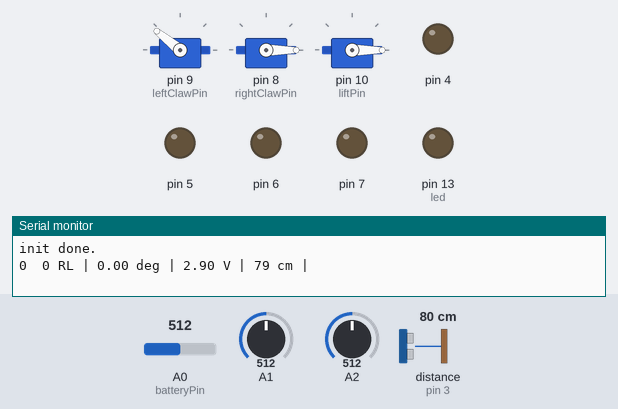
Simulated run of this sketch. Board: Arduino Uno, built with avr-gcc and run on an emulated ATmega328P. Shown: 3 × servo, output pins drawn as LEDs (lit = HIGH), the last lines printed to the serial monitor. Wiring (inferred from the names in the program): ultrasonic range finder: trigger pin 11; echo pin 3. Inputs (shaded band) come from the test bench; at power-on: distance to the obstacle (sensor on pin 3) 80 cm, A0 (batteryPin) = 512, A1 = 512, A2 = 512. The echo pulse lasts 58.3 µs per cm; pins used as bus, display or sensor lines are not drawn.

Above: at 1.2 s.
1.3 s: distance to the obstacle (sensor on pin 3) set to 2 cm
At 2.11 s:
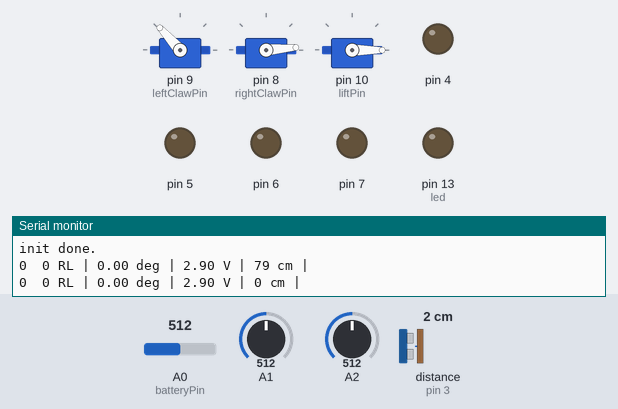
Timing chart, 0 to 2.1 s (numbered marks = the images above; inputs shaded):
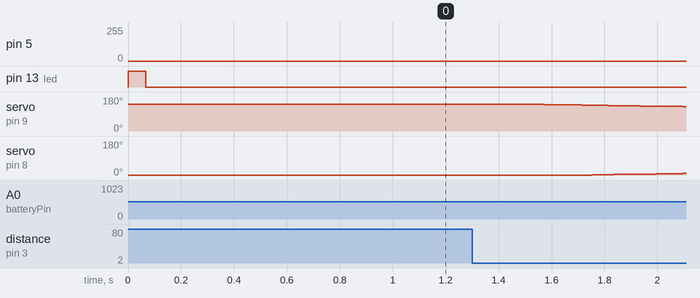

The sketch:

grabo.ino
```cpp
/* object-oriented version of Claw */
//#include "Arduino.h"
#include <Servo.h>
#include <Wire.h>
#include "EchoSounder.h"
#include "Claw.h"
#include "TwoWD.h"
//#include "Wire.h"
#include "I2Cdev.h"
//#include "MPU6050_6Axis_MotionApps20.h"

//debug
//#include <MemoryFree.h>
//boolean blink=false;
unsigned char iString=0;
char inputString[20];         // a string to hold incoming data
boolean stringComplete = false;  // whether the string is complete
unsigned long tWrite=0;
boolean doWrite=false;

// digital pin assignment
// pin 0 and 1 used for serial communication
const int triggerPin=11;
const int echoPin=3; // external interrupt 1
const int dirR=4;
const int pwmR=5;
const int pwmL=6;
const int dirL=7;
const int leftClawPin=9;
const int rightClawPin=8;
const int liftPin=10;
int led = 13;

// analog pin assignment
int batteryPin=0;
int clawSensePin=1;
int liftSensePin=2;

float batteryVoltage;

TwoWD drive(dirR,pwmR,dirL,pwmL);
Claw claw(leftClawPin,rightClawPin,liftPin,clawSensePin,liftSensePin);
EchoSounder SR04(triggerPin,echoPin);

union angleT {
  float f; // read from slave arduino
  char c[4];
};
union angleT angle;

unsigned char TransmitIndex=0;
int Rwheel=0;
int Lwheel=0;
//I2Cdev wheels;

int Cycle=0; // number of lifting cycles completed
int grip; // force with which object is squeezed
int weight; // weight of object lifted (0 ... 1023)
unsigned long tRef, tNow;

unsigned int distance =0;

void setup() {
  angle.f=0.0;
  // UART communication
  //Serial.begin(9600);
  Serial.begin(115200);

  // I2C communication with wheel encoder and gyro
  Wire.begin(2); // address as a slave
  Wire.onRequest(requestEvent);
  Wire.onReceive(receiveEvent); // register event

  // pointer
  pinMode(led, OUTPUT);

  // echo sounder. Ugly, I agree
  attachInterrupt(1,echoReceived,FALLING);

  // claw
  claw.init();

  // drive train
  drive.enable();

  // battery condition
  pinMode(batteryPin, INPUT);

  tWrite=millis();

  Serial.println("init done.");
} // setup

void loop() {
    if (millis()-tWrite>876) {
      doWrite=true;
      tWrite=millis();
    }
    else doWrite=false;

  if (stringComplete) {
    Serial.println(atoi(inputString));
    // clear the string:
    iString = 0;
    stringComplete = false;
    angle.f=atof(inputString);
  }


  if (doWrite) {
     Serial.print(Rwheel);
     Serial.print("\t");
     Serial.print(Lwheel);
     Serial.print(" RL | ");
     Serial.print(angle.f);
     Serial.print(" deg | ");
  }

  // manage battery
  batteryVoltage=(5.0/1023)*analogRead(batteryPin)+0.4;
  if (doWrite) {
    Serial.print(batteryVoltage);
    Serial.print(" V | ");
  }
  if (batteryVoltage<3.6) drive.disable();
  if (batteryVoltage>3.7) drive.enable();

  distance=SR04.distance(); // in cm
  if (doWrite) {
    Serial.print(distance);
    Serial.print(" cm | ");
  }

  tNow=millis();
  if (distance>120) {
    drive.setRefAngle();
    digitalWrite(led, HIGH);
  }
  else
    digitalWrite(led, LOW);
   // approach object
  if (distance>25) { // still in far approach
    drive.straightContinuous((long)distance*150L);
    claw.open();
    claw.lift(0);
  }
  else {
    // pulse to approach object closely
    if (claw.isOpen()) drive.straightPulsed(5000L);
  }

  //
  if (claw.isOpen()) {
    // claw opened: close claw if close robot enough
    if (distance>7) tRef=tNow; // reset waiting
    else {
      drive.straightContinuous(0);
      if (tNow-tRef>200)
        if (Cycle==0)
          claw.squeeze(600); // long enough close enough to start closing the claw
        else {
          Cycle=0;
          tRef=tNow;
        }
    }
  }
  else { // claw not opened
    drive.setRefAngle();
    if (!claw.squeezeComplete()) tRef=tNow; // not squeezing hard enough yet
   // Serial.print(tNow-tRef);
   // Serial.print(" tNow-tRef | ");
    if ((Cycle==0)&&(claw.liftComplete())&&(!claw.isLifted())&&(tNow-tRef>1000)) { // squeezed stably long enough => lift
      weight=claw.lift(100);
      tRef=tNow;
    }
    if (claw.isLifted()&&(tNow-tRef>2000)) { // lifted long enough: put down
      claw.lift(0);
      tRef=tNow;
      Cycle++;
    }
    if ((Cycle>0)&&claw.liftComplete()&&(!claw.isLifted())) { // finished grabbing, lifting and putting down
        claw.open();
        tRef=millis();
    }
//    Serial.print(weight);
//    Serial.print(" weight | ");
    //Serial.print(tNow-tRef);
    //Serial.print(" tNow-tRef | ");
  }

  drive.actualAngle=angle.f;
  if (doWrite) {
     //Serial.print("\tactAng ");
     //Serial.println(drive.actualAngle);
     Serial.println("");
  }
  SR04.handler();
  claw.handler();
  drive.handler();
//  Serial.print(" mem ");
//  Serial.print(freeMemory());

  //Serial.println();
} // loop

//void serialEvent() {
//  while (Serial.available()) {
//    // get the new byte:
//    char inChar = (char)Serial.read();
//  }
//}


void echoReceived() {
  SR04._idx++;
  if (SR04._idx==SOUNDER_BUFF_LEN) SR04._idx=0;
  SR04._buff[SR04._idx]=micros()-SR04._tLast;
  SR04._uptodate=false;
}

void requestEvent() {
  Wire.write(99);
  TransmitIndex=0;
} // requestEvent

void receiveEvent(int howMany) {
  char c;
  while(Wire.available()) {
    c=Wire.read();
//    Serial.print(TransmitIndex);
//    Serial.print(" TX | ");
    switch (TransmitIndex) {
      case 0:
      case 1:
      case 2:
      case 3: angle.c[TransmitIndex]=c;break;
      case 4: Lwheel+=c;break;
      case 5: Rwheel+=c;break;
      case 6: TransmitIndex=-(c==99); break;
    }
    TransmitIndex+=1;
  }
} //receiveEvent

void serialEvent() {
  while (Serial.available()) {
    // get the new byte:
    Serial.readBytes(&inputString[iString],1);
    // if the incoming character is a newline, set a flag
    // so the main loop can do something about it:
    if (inputString[iString] == '\n') {
      stringComplete = true;
      iString++;
      inputString[iString]=0;
    }
    iString++;
  }
}
```
